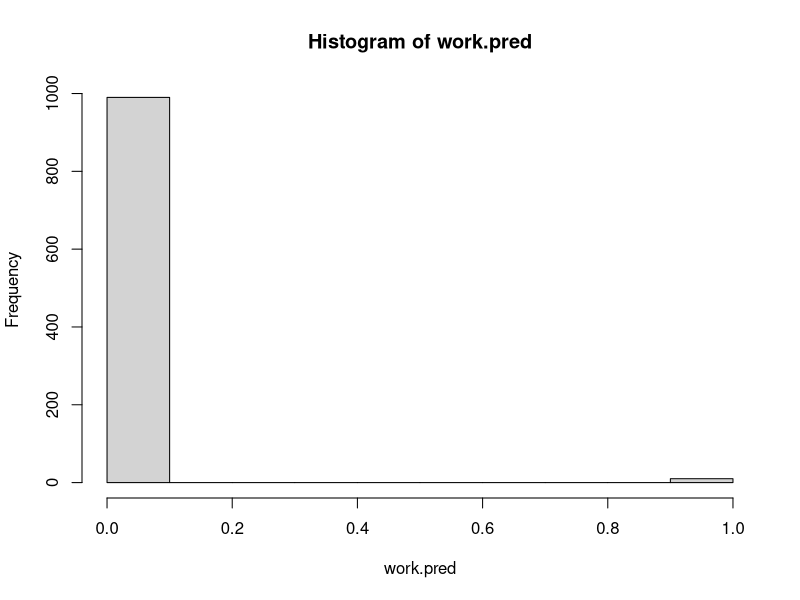

Recreate this plot in R.
#### Lab 2 Task 2: Posterior approximation for classification with logistic regression
### Libraries
library(mvtnorm)

### Setup
# data
data.work = read.table("WomenWork.dat", header=TRUE)
X = as.matrix(data.work[,-1])
y = data.work[,1]
n = length(y)
p = dim(X)[2]

# priors
mu.0 = rep(0, p)
tau = 10
Sigma.0 = tau^2 * diag(p)

### Functions
logPostLogistic = function(beta, X, y, mu.prior, Sigma.prior) {
  
  # log likelihood
  log.likelihood = sum( y * X %*% beta - log(1 + exp(X %*% beta)) )
  if (abs(log.likelihood) == Inf) log.likelihood = -20000
  
  # log prior
  log.prior = dmvnorm(beta, mean = mu.prior, sigma = Sigma.prior, log = TRUE)
  
  # log posterior
  log.posterior = log.likelihood + log.prior
  
  return(log.posterior)
}

### Implementation
# a)
logistic.model = glm(Work ~ 0 + ., data = data.work, family = binomial)
y.pred = ifelse(logistic.model$fitted.values > 0.5, 1, 0)
mcr = sum(abs(y.pred-data.work$Work)) / n

# b)
optim.res = optim(mu.0, # inital values of beta
                  logPostLogistic, # function to be minimized (maximized)
                  X, y, mu.0, Sigma.0, # input parameters for the function
                  gr=NULL, # function to return the gradiant to
                  method="BFGS", # some gradiant function
                  control=list(fnscale=-1), # scale function result with -1 to maximize
                  hessian=TRUE) # if return hessian

# extract results
beta.mode = optim.res$par
beta.inv.neg.hessian = -solve(optim.res$hessian)

## CI by sampling
# sample betas
nSamples = 1000
beta.samples = rmvnorm(nSamples, mean = beta.mode, sigma = beta.inv.neg.hessian)

# calculate credible.intervals
credible.intervals = as.data.frame(apply(beta.samples, 2, function(x) quantile(x, probs = c(0.025, 0.975))))
colnames(credible.intervals) = names(data.work[,-1])
print(credible.intervals)
#        Constant  HusbandInc EducYears   ExpYears  ExpYears2         Age NSmallChild  NBigChild
# 2.5%  -2.353987 -0.04783091 0.0287374 0.03394872 -0.6113804 -0.13420979  -2.1462354 -0.2941665
# 97.5%  3.635838  0.01095920 0.3295878 0.29935404  0.3237674 -0.02852173  -0.5726629  0.2402660
# 0 is not in the CI for NSmallChild -> it's an important determinant of the prob a woman works

## CI by calculation
beta.NSmallChild.mean = beta.mode[7]
beta.NSmallChild.sd = sqrt(beta.inv.neg.hessian[7,7])
CI.lower.NSmallChild = beta.NSmallChild.mean - 1.96 * beta.NSmallChild.sd # -2.121425
CI.upper.NSmallChild = beta.NSmallChild.mean + 1.96 * beta.NSmallChild.sd # -0.5968414

# c)
woman = c(1, 10, 8, 10, (10/10)^2, 40, 1, 1)

# sigmoid function
sigmoid = function(x) {
  return(exp(x) / (1 + exp(x)))
}

# returns predictions of logisitic regression
glmPred = function(n, x, mu, Sigma, linkFun) {
  beta.samples = rmvnorm(n, mean = mu, sigma = Sigma)
  lin.reg.samples = x %*% t(beta.samples)
  prob.pred = linkFun(lin.reg.samples)
  return(prob.pred)
}

work.probs = glmPred(nSamples, woman, beta.mode, beta.inv.neg.hessian, sigmoid)
work.pred = ifelse(work.probs > 0.5, 1, 0)
hist(work.pred)
     